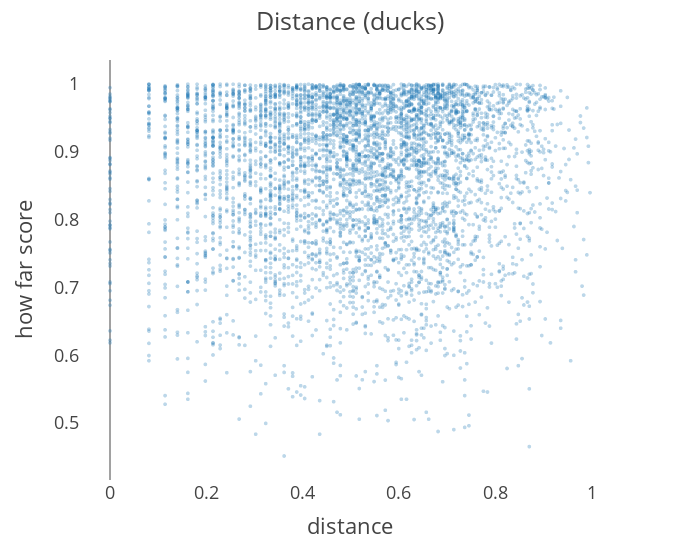
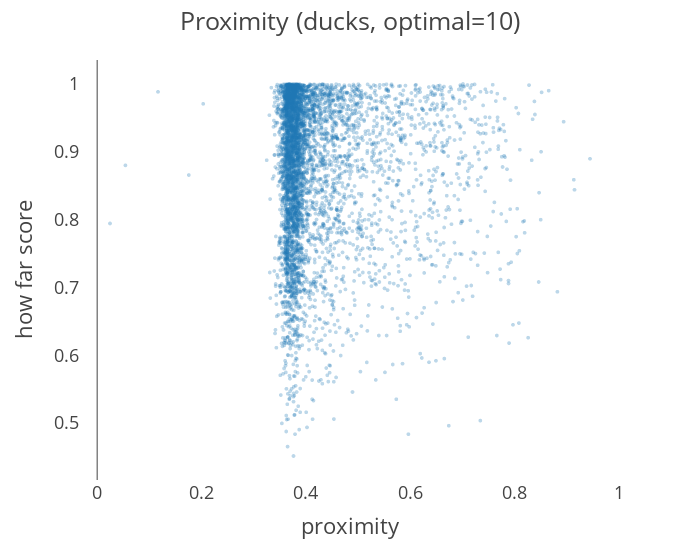
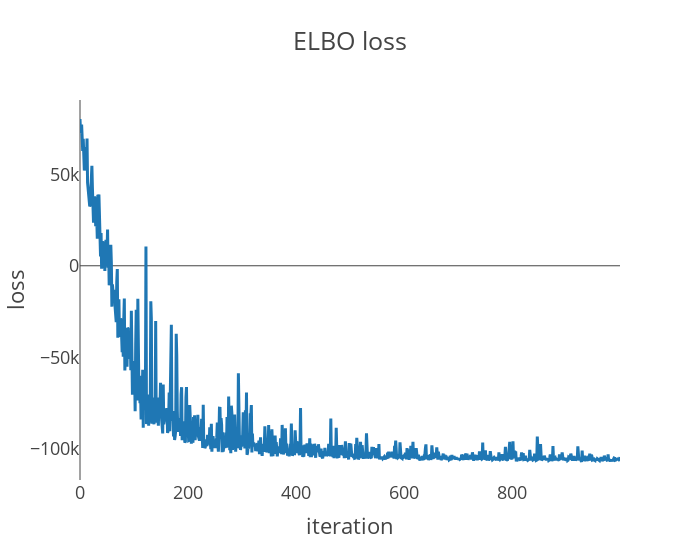

Write notebook code for charts like these, in order.
### Code cell
ducks_objects = central_park_objects[0]
# for ducks starting that low might not make sense
# [19, 46, 85]
duck_outcomes = {}

for key in keys:
    obj = ducks_objects[key]
    print(f"Working on ducks with optimal={key}")
    distance, proximity, how_far = cp_prep_data_for_iference(obj)
    # ft.visualise_forager_predictors(
    #     distance,
    #     proximity,
    #     how_far,
    #     vis_sampling_rate=0.05,
    #     titles=[f"Distance (ducks)", f"Proximity (ducks, optimal={key})"],
    #     x_axis_labels=["distance", "proximity"],
    # )
    duck_outcomes[key] = get_samples(distance, proximity, how_far)

path = os.path.join(
    root, "data/foraging/central_park_birds_cleaned_2022/duck_outcomes.pkl"
)

if not smoke_test:
    if not os.path.exists(path):
        with open(path, "wb") as file:
            dill.dump(duck_outcomes, file)

### Figure 1 — Plotly figure (JSON) as saved in the notebook; plotly's stock layout.template omitted (floating-point values rounded to 4 significant figures; data arrays with more than 128 entries replaced by an {"elided": "..."} marker saying what was removed)
{"data": [{"hovertemplate": "trace=%{x}<br>how_far_score=%{y}<extra></extra>", "legendgroup": "", "marker": {"color": "#1F77B4", "opacity": 0.3, "size": 4, "symbol": "circle"}, "mode": "markers", "name": "", "showlegend": false, "type": "scattergl", "x": {"elided": "4981 float values"}, "xaxis": "x", "y": {"elided": "4981 float values"}, "yaxis": "y"}], "layout": {"legend": {"tracegroupgap": 0}, "margin": {"t": 60}, "title": {"text": "Distance (ducks)"}, "width": 700, "xaxis": {"anchor": "y", "domain": [0, 1], "showgrid": false, "title": {"text": "distance"}}, "yaxis": {"anchor": "x", "domain": [0, 1], "showgrid": false, "title": {"text": "how far score"}}}}

### Figure 2 — Plotly figure (JSON) as saved in the notebook; plotly's stock layout.template omitted (floating-point values rounded to 4 significant figures; data arrays with more than 128 entries replaced by an {"elided": "..."} marker saying what was removed)
{"data": [{"hovertemplate": "proximity=%{x}<br>how_far_score=%{y}<extra></extra>", "legendgroup": "", "marker": {"color": "#1F77B4", "opacity": 0.3, "size": 4, "symbol": "circle"}, "mode": "markers", "name": "", "showlegend": false, "type": "scattergl", "x": {"elided": "4981 float values"}, "xaxis": "x", "y": {"elided": "4981 float values"}, "yaxis": "y"}], "layout": {"legend": {"tracegroupgap": 0}, "margin": {"t": 60}, "title": {"text": "Proximity (ducks, optimal=10)"}, "width": 700, "xaxis": {"anchor": "y", "domain": [0, 1], "showgrid": false, "title": {"text": "proximity"}}, "yaxis": {"anchor": "x", "domain": [0, 1], "showgrid": false, "title": {"text": "how far score"}}}}

### Figure 3 — Plotly figure (JSON) as saved in the notebook; plotly's stock layout.template omitted (floating-point values rounded to 4 significant figures; data arrays with more than 128 entries replaced by an {"elided": "..."} marker saying what was removed)
{"data": [{"hovertemplate": "x=%{x}<br>y=%{y}<extra></extra>", "legendgroup": "", "line": {"color": "#1F77B4", "dash": "solid"}, "marker": {"symbol": "circle"}, "mode": "lines", "name": "", "orientation": "v", "showlegend": false, "type": "scatter", "x": {"elided": "1000 int values"}, "xaxis": "x", "y": {"elided": "1000 float values"}, "yaxis": "y"}], "layout": {"legend": {"tracegroupgap": 0}, "title": {"text": "ELBO loss"}, "width": 700, "xaxis": {"anchor": "y", "domain": [0, 1], "showgrid": false, "title": {"text": "iteration"}}, "yaxis": {"anchor": "x", "domain": [0, 1], "showgrid": false, "title": {"text": "loss"}}}}
